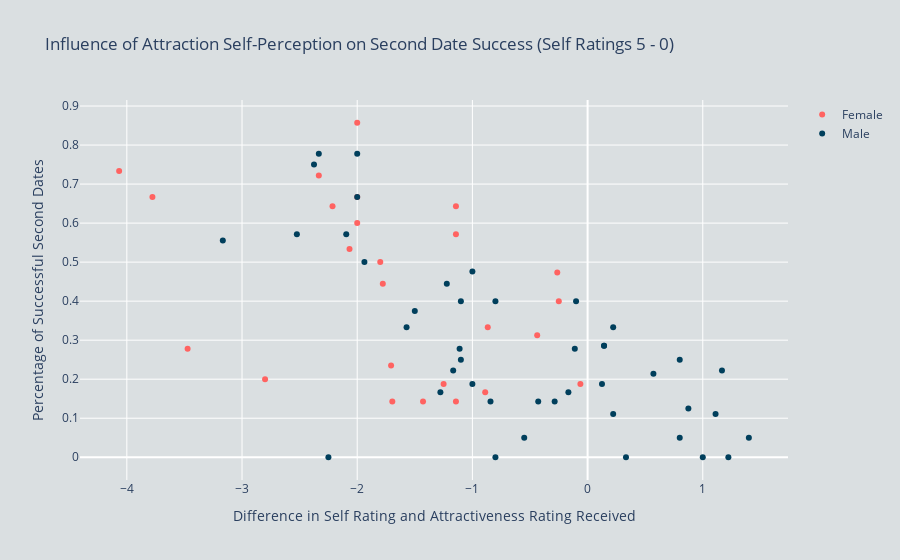

Notebook code cell kept with this figure:
### Markdown cell above
### Influence of Accurate Self-Perception with Self Ratings of 5 - 0

In this section we fetch the difference in self-rated attractiveness and average attractiveness rating received for each individual plotted against second date success. However in this section we only consider those who rate their own attractiveness between 5 - 0 i.e. those who are not relatively confident in their own attractiveness.

### Code cell
# Running the plot to observe how accurate perception of one's
# own attractiveness affects second date success
start_time = time.time()

# Specify the WHERE clause
custom_where = "attr3_1 < 6"
attr_diff_data = fetch_attr_diff_data(database_path, custom_where)
traces = create_scatter_traces(attr_diff_data, colors)

# Structuring the layout with titles and colours
layout = go.Layout(
    title='Influence of Attraction Self-Perception on Second Date Success (Self Ratings 5 - 0)',
    xaxis=dict(title='Difference in Self Rating and Attractiveness Rating Received'),
    yaxis=dict(title='Percentage of Successful Second Dates'),
    boxmode='group',
    plot_bgcolor='#dadfe1',
    paper_bgcolor='#dadfe1'
)

# Create figure
fig = go.Figure(data=traces, layout=layout)

# Show the plot
fig.show()
          
end_time = round(time.time() - start_time, 4)

print(f'Self-perceived attractiveness plot completed. It took {end_time} seconds.')

### Figure 1 — Plotly figure (JSON) as saved in the notebook; plotly's stock layout.template omitted (floating-point values rounded to 4 significant figures)
{"data": [{"marker": {"color": "#ff6361"}, "mode": "markers", "name": "Female", "type": "scatter", "x": [-4.067, -3.778, -3.472, -2.8, -2.333, -2.214, -2.067, -2, -2, -2, -1.8, -1.778, -1.706, -1.695, -1.429, -1.25, -1.143, -1.143, -1.143, -0.8889, -0.8667, -0.4375, -0.2632, -0.25, -0.0625], "y": [0.7333, 0.6667, 0.2778, 0.2, 0.7222, 0.6429, 0.5333, 0.6, 0.8571, 0.6667, 0.5, 0.4444, 0.2353, 0.1429, 0.1429, 0.1875, 0.5714, 0.6429, 0.1429, 0.1667, 0.3333, 0.3125, 0.4737, 0.4, 0.1875]}, {"marker": {"color": "#003f5c"}, "mode": "markers", "name": "Male", "type": "scatter", "x": [-3.167, -2.524, -2.375, -2.333, -2.25, -2.095, -2, -2, -1.938, -1.571, -1.5, -1.278, -1.222, -1.167, -1.111, -1.1, -1.1, -1, -1, -0.8429, -0.8, -0.8, -0.55, -0.4286, -0.2857, -0.1667, -0.1111, -0.1, 0.125, 0.1429, 0.1429, 0.2222, 0.2222, 0.3333, 0.5714, 0.8, 0.8, 0.875, 1, 1.111, 1.167, 1.222, 1.4], "y": [0.5556, 0.5714, 0.75, 0.7778, 0, 0.5714, 0.7778, 0.6667, 0.5, 0.3333, 0.375, 0.1667, 0.4444, 0.2222, 0.2778, 0.25, 0.4, 0.4762, 0.1875, 0.1429, 0.4, 0, 0.05, 0.1429, 0.1429, 0.1667, 0.2778, 0.4, 0.1875, 0.2857, 0.2857, 0.1111, 0.3333, 0, 0.2143, 0.05, 0.25, 0.125, 0, 0.1111, 0.2222, 0, 0.05]}], "layout": {"boxmode": "group", "paper_bgcolor": "#dadfe1", "plot_bgcolor": "#dadfe1", "title": {"text": "Influence of Attraction Self-Perception on Second Date Success (Self Ratings 5 - 0)"}, "xaxis": {"title": {"text": "Difference in Self Rating and Attractiveness Rating Received"}}, "yaxis": {"title": {"text": "Percentage of Successful Second Dates"}}}}
